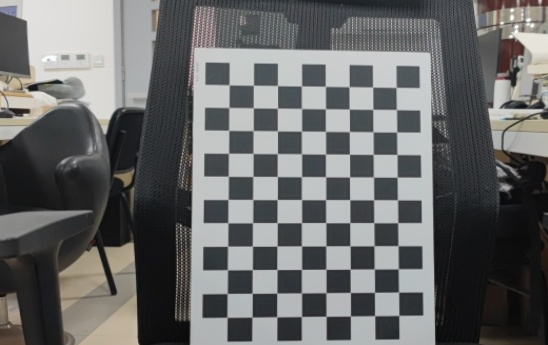
#> input picture slam/python/calibration/images/undistort/JPEG_1_1425312413674196.jpg, 548 x 345 px; its folder holds only this picture in this run
$ python calibration.py
#> lines starting #> are read from the running program, lines starting #| are printed output that depends on the picture; after the words box and inside, x2 and y2 are one past the last pixel; in counts of white or black regions, pixels touching at a corner belong together; long printed decimals are rounded
import numpy as np
from collections import Counter
import cv2 as cv
import glob

print(cv.TERM_CRITERIA_EPS)
print(cv.TERM_CRITERIA_MAX_ITER)

criteria = (cv.TERM_CRITERIA_EPS + cv.TERM_CRITERIA_MAX_ITER, 30, 0.001)

height, width = 11, 8
objp = np.zeros((height * width, 3), np.float32)
objp[:, :2] = np.mgrid[0:height, 0:width].T.reshape(-1, 2)

objp = objp * 0.03

objpoints = []
imgpoints = []

images = glob.glob('*.jpg')
print('图片的数量是', len(images))

for fname in images:
    img = cv.imread(fname)
#> img is the input picture: shape (345, 548, 3); mean B, G, R 104.7, 104.9, 104.1
    gray = cv.cvtColor(img, cv.COLOR_BGR2GRAY)
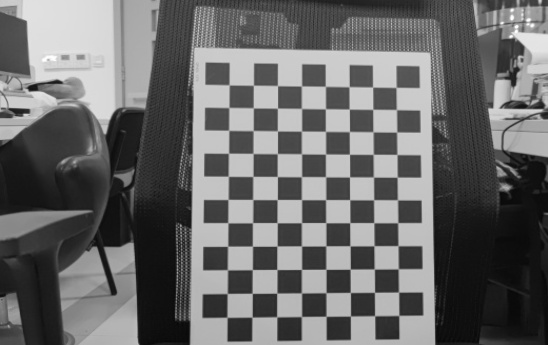
#> gray: shape (345, 548); min 6, max 255, mean 104.6
    ret, corners = cv.findChessboardCorners(gray, (height, width), None)
#> ret = True; corners = 88 rows, first 8: [396.1, 87.34], [396.4, 109.6], [396.7, 132], [397, 154.5], [397.1, 177.2], [397.5, 199.7], [397.7, 222.7], [398, 245.6]
    if ret == True:
        objpoints.append(objp)
        # 经测试 cornerSubPix之后，corners的值并没有发生改变，为什么objpoints和imgpoints里面的内容要一摸一样呢
        corners2 = cv.cornerSubPix(gray, corners, (11, 11), (-1, -1), criteria)
#> corners2 = 88 rows, first 8: [396.1, 87.39], [396.4, 109.6], [396.7, 132.1], [397, 154.5], [397.2, 177.2], [397.5, 199.8], [397.7, 222.7], [398, 245.7]
        imgpoints.append(corners)
        cv.drawChessboardCorners(img, (height, width), corners2, ret)
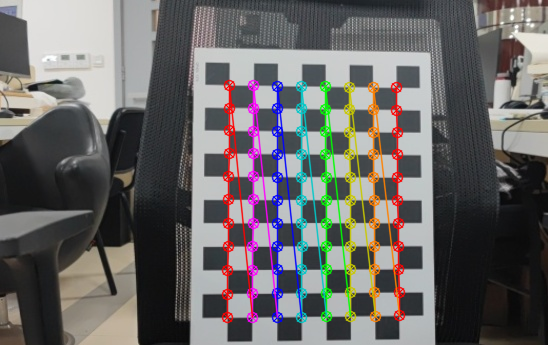
#> img: shape (345, 548, 3); 8.82% of pixels changed, all inside (x1, y1, x2, y2) = (221, 79, 406, 324)
        cv.imshow('img', img)
        cv.waitKey(0)
ret, mtx, dist, rvecs, tvecs = cv.calibrateCamera(objpoints, imgpoints, gray.shape[::-1], None, None)
#> ret = 0.0582; mtx = [[645.5, 0, 314.2], [0, 613.2, 183.6], [0, 0, 1]]; dist = [[0.225, -5.42, -0.000548, -3.86e-05, 38.28]]; rvecs = ([-0.119, 0.00346, 1.57],); tvecs = ([0.104, -0.128, 0.82],)

print(mtx)
#| [[645.492   0.         314.210]
#|  [  0.         613.217 183.591]
#|  [  0.           0.           1.        ]]
print(dist)
#| [[ 2.24500798e-01 -5.42477793e+00 -5.47843449e-04 -3.86369713e-05
#|    3.82768429e+01]]

# [11 lines of commented-out code are left out]

$ run again, on slam/python/calibration/images/undistort/JPEG_1_1425330753555231.jpg
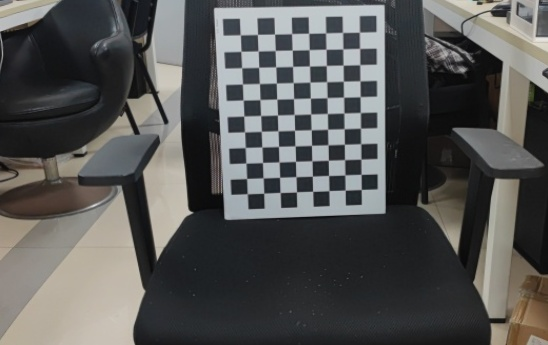
#> input picture slam/python/calibration/images/undistort/JPEG_1_1425330753555231.jpg, 548 x 345 px
#> img is the input picture: shape (345, 548, 3); mean B, G, R 84.9, 86.1, 86
#> `ret, corners = cv.findChessboardCorners(gray, (height, width), None)`: ret = True; corners = 88 rows, first 8: [359.4, 32.18], [359.6, 48.41], [359.8, 64.75], [360.1, 80.86], [360.1, 96.7], [360.4, 112.6], [360.5, 128.2], [360.7, 143.7]
#> corners2 = 88 rows, first 8: [359.4, 32.19], [359.6, 48.41], [359.7, 64.65], [360, 80.79], [360.1, 96.66], [360.4, 112.5], [360.5, 128.2], [360.7, 143.7]
#> `cv.drawChessboardCorners(img, (height, width), corners2, ret)`:
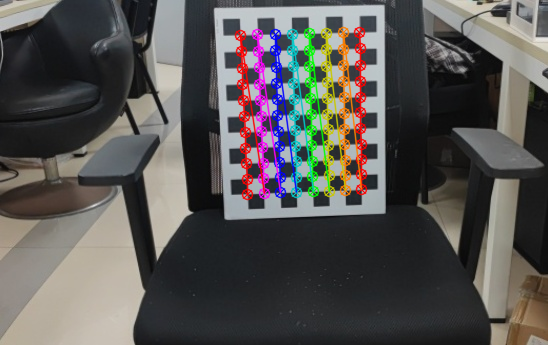
#> img: shape (345, 548, 3); 6.95% of pixels changed, all inside (x1, y1, x2, y2) = (234, 26, 368, 201)
#> `ret, mtx, dist, rvecs, tvecs = cv.calibrateCamera(objpoints, imgpoints..`: ret = 0.0501; mtx = [[717.7, 0, 307.5], [0, 680, 178.8], [0, 0, 1]]; dist = [[0.0651, -1.11, 0.000263, -0.000207, 2.79]]; rvecs = ([0.0908, -0.203, 1.53],); tvecs = ([0.0917, -0.274, 1.27],)
#| [[717.715   0.         307.532 ]
#|  [  0.         680.038 178.845]
#|  [  0.           0.           1.        ]]
#| [[ 6.50838324e-02 -1.10755706e+00  2.63350428e-04 -2.07233473e-04
#|    2.78899182e+00]]

$ run again, on slam/python/calibration/images/undistort/JPEG_1_1425338690111113.jpg
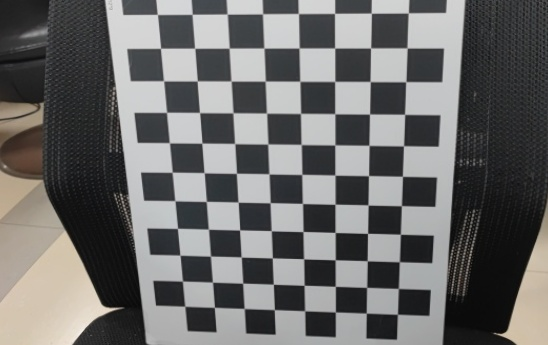
#> input picture slam/python/calibration/images/undistort/JPEG_1_1425338690111113.jpg, 548 x 345 px
#> img is the input picture: shape (345, 548, 3); mean B, G, R 106.4, 107.1, 107.6
#> `gray = cv.cvtColor(img, cv.COLOR_BGR2GRAY)`:
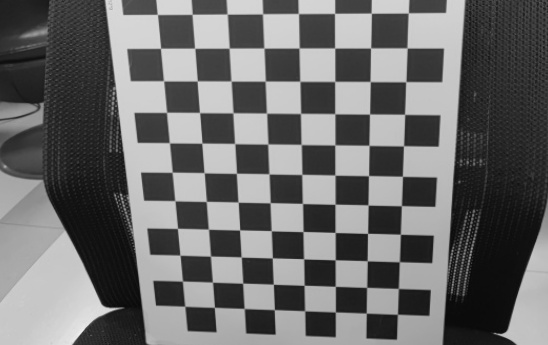
#> gray: shape (345, 548); min 5, max 241, mean 107.2
#> `ret, corners = cv.findChessboardCorners(gray, (height, width), None)`: ret = True; corners = 88 rows, first 8: [408.3, 12.96], [407.2, 47.98], [405.8, 81.71], [404.6, 114.3], [403.5, 145.8], [402.5, 176.4], [401.4, 205.6], [400.4, 234.3]
#> corners2 = 88 rows, first 8: [408.2, 12.92], [407.1, 47.92], [405.8, 81.67], [404.6, 114.3], [403.5, 145.8], [402.5, 176.3], [401.4, 205.7], [400.4, 234.2]
#> `cv.drawChessboardCorners(img, (height, width), corners2, ret)`:
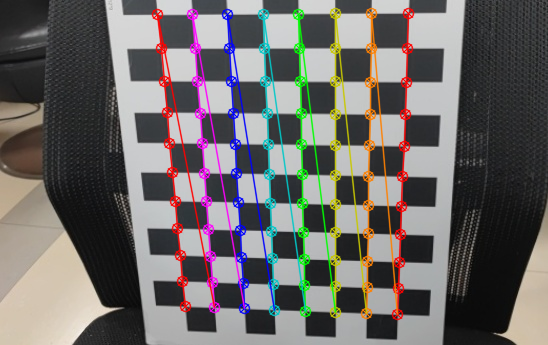
#> img: shape (345, 548, 3); 10.52% of pixels changed, all inside (x1, y1, x2, y2) = (151, 7, 415, 321)
#> `ret, mtx, dist, rvecs, tvecs = cv.calibrateCamera(objpoints, imgpoints..`: ret = 0.0569; mtx = [[752.3, 0, 286], [0, 727.4, 168.3], [0, 0, 1]]; dist = [[0.143, -3.86, 0.00253, 0.000308, 30.03]]; rvecs = ([0.397, -0.22, 1.54],); tvecs = ([0.0998, -0.131, 0.614],)
#| [[752.271   0.         285.963]
#|  [  0.         727.375 168.252]
#|  [  0.           0.           1.        ]]
#| [[ 1.43341275e-01 -3.85636159e+00  2.53346784e-03  3.07766536e-04
#|    3.00349525e+01]]

$ run again, on slam/python/calibration/images/undistort/JPEG_1_1425317915040757.jpg
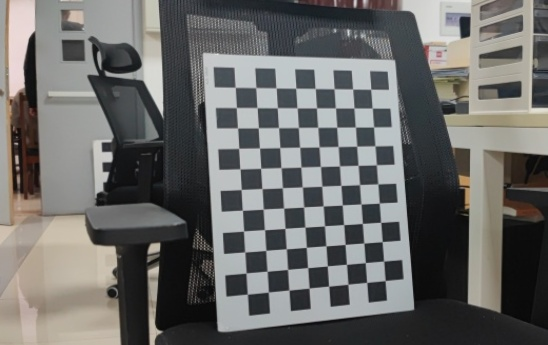
#> input picture slam/python/calibration/images/undistort/JPEG_1_1425317915040757.jpg, 548 x 345 px
#> img is the input picture: shape (345, 548, 3); mean B, G, R 104.4, 106.1, 106.3
#> `gray = cv.cvtColor(img, cv.COLOR_BGR2GRAY)`:
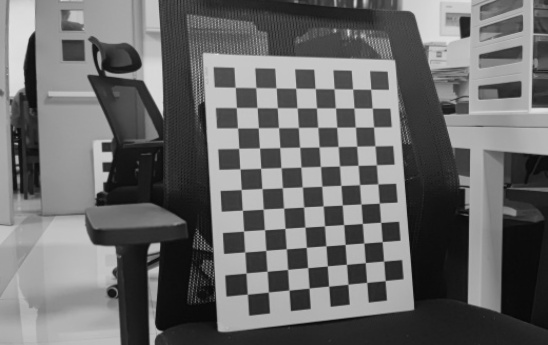
#> gray: shape (345, 548); min 6, max 225, mean 106
#> `ret, corners = cv.findChessboardCorners(gray, (height, width), None)`: ret = True; corners = 88 rows, first 8: [370.7, 89.1], [372.2, 108.1], [373.6, 126.9], [374.9, 145.9], [376.4, 164.8], [377.8, 184.1], [379.2, 203], [380.7, 222.3]
#> corners2 = 88 rows, first 8: [370.7, 89.29], [372.2, 108.1], [373.6, 126.9], [375, 145.8], [376.4, 164.8], [377.8, 183.8], [379.3, 203], [380.7, 222.3]
#> `cv.drawChessboardCorners(img, (height, width), corners2, ret)`:
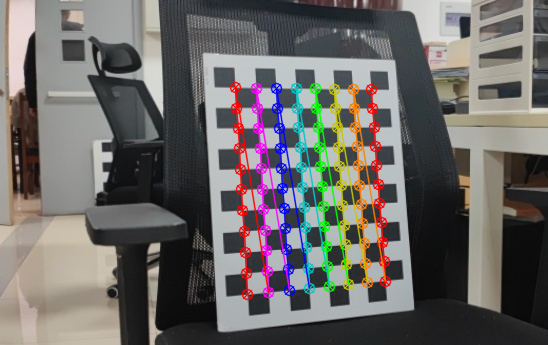
#> img: shape (345, 548, 3); 7.98% of pixels changed, all inside (x1, y1, x2, y2) = (229, 81, 392, 301)
#> `ret, mtx, dist, rvecs, tvecs = cv.calibrateCamera(objpoints, imgpoints..`: ret = 0.045; mtx = [[597.2, 0, 276.2], [0, 566.2, 176.8], [0, 0, 1]]; dist = [[0.0526, -0.525, -0.00131, 0.00253, 0.0285]]; rvecs = ([-0.314, -0.193, 1.51],); tvecs = ([0.142, -0.138, 0.897],)
#| [[597.230    0.         276.202]
#|  [  0.         566.245 176.816]
#|  [  0.           0.           1.        ]]
#| [[ 0.05258 -0.5245 -0.001309  0.00253  0.02845]]
